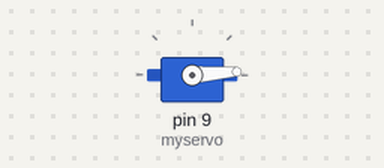
Simulated run of this sketch. Board: Arduino Uno, built with avr-gcc and run on an emulated ATmega328P. On the bench: servo.

Above: at 0.05 s.
At 1.3 s:
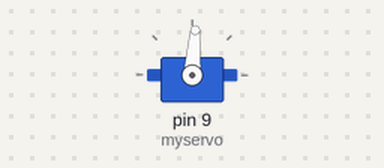
At 2.55 s:
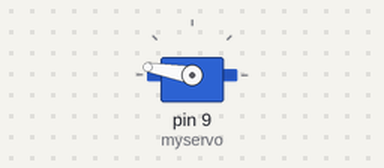
At 5.1 s:
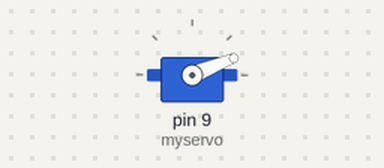
Timing chart, 0 to 7.1 s (numbered marks = the images above):
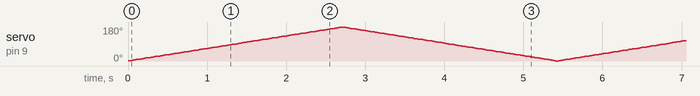

The sketch:

_12_servo_semplice.ino
```cpp
// Controlling a servo position using a potentiometer (variable resistor)
// by Michal Rinott <http://people.interaction-ivrea.it/m.rinott>


#include <Servo.h> 	// Includiamo la libreria che ci permette di utilizzare il servo

Servo myservo;  	// Creo un oggetto servo, come fosse una variabile di un tipo nuovo.

int posizione = 0;	// Creo una variabile dove memorizzare in gradi la posizione del servo

void setup()
{
  myservo.attach(9);  // collego il servo al pin 9


}

void loop()
{

       while(posizione < 180){
		 posizione ++;
		 myservo.write(posizione);    // scrivo la posizione del motorino
		 delay(15);
	 }

        while(posizione > 0){		      // utilizzo un nuovo ciclo di controllo
		 posizione --;		      // ma potevo usare anche un for
		 myservo.write(posizione);    // scrivo la posizione del motorino
		 delay(15);
	 }


}
```
